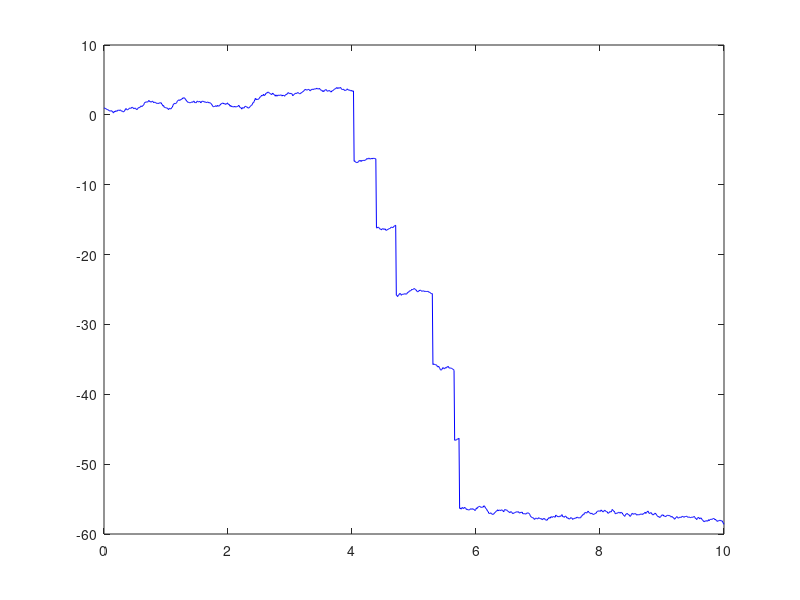

Here is the MATLAB script that generated this plot: (Note: this script raises an error after producing the figure.)
clear; clc; close all;
num_steps = 1000;
time = linspace(0, 10, num_steps);
potential_barrier = @(x) (x > 4 & x < 6) * 10;
qubit_state = zeros(1, num_steps);
qubit_state(1) = 1;
probability_tunneling = 0.05;
sigma = 0.1;
noise = normrnd(0, sigma, 1, num_steps);

for t = 2:num_steps
    if rand < probability_tunneling
        qubit_state(t) = qubit_state(t-1) - potential_barrier(time(t)) + noise(t);
    else
        qubit_state(t) = qubit_state(t-1) + noise(t);
    end
end

plot(time, qubit_state, 'b');
hold on;
yline(0, 'r--', 'Barrier');
xlabel('Time');
ylabel('Qubit State');
title('Quantum Tunneling with White Gaussian Noise');
grid on;
